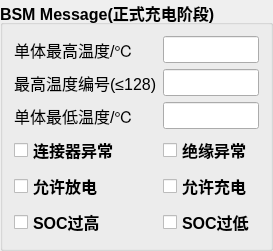
    <widget class="QGroupBox" name="groupBox_9">
     <property name="geometry">
      <rect>
       <x>870</x>
       <y>180</y>
       <width>273</width>
       <height>247</height>
      </rect>
     </property>
     <property name="font">
      <font>
       <pointsize>12</pointsize>
       <weight>75</weight>
       <bold>true</bold>
      </font>
     </property>
     <property name="title">
      <string>BSM Message(正式充电阶段)</string>
     </property>
     <layout class="QGridLayout" name="gridLayout_3">
      <item row="0" column="0">
       <widget class="QLabel" name="label1_9">
        <property name="font">
         <font>
          <pointsize>12</pointsize>
          <weight>50</weight>
          <bold>false</bold>
         </font>
        </property>
        <property name="text">
         <string>单体最高温度/℃</string>
        </property>
        <property name="buddy">
         <cstring>lineEdit2_1</cstring>
        </property>
       </widget>
      </item>
      <item row="0" column="1">
       <widget class="QLineEdit" name="lineEdit1_3">
        <property name="maximumSize">
         <size>
          <width>100</width>
          <height>16777215</height>
         </size>
        </property>
       </widget>
      </item>
      <item row="1" column="0">
       <widget class="QLabel" name="label1_58">
        <property name="font">
         <font>
          <pointsize>12</pointsize>
          <weight>50</weight>
          <bold>false</bold>
         </font>
        </property>
        <property name="text">
         <string>最高温度编号(≤128)</string>
        </property>
        <property name="buddy">
         <cstring>lineEdit2_1</cstring>
        </property>
       </widget>
      </item>
      <item row="1" column="1">
       <widget class="QLineEdit" name="lineEdit1_28">
        <property name="maximumSize">
         <size>
          <width>100</width>
          <height>16777215</height>
         </size>
        </property>
       </widget>
      </item>
      <item row="2" column="0">
       <widget class="QLabel" name="label1_63">
        <property name="font">
         <font>
          <pointsize>12</pointsize>
          <weight>50</weight>
          <bold>false</bold>
         </font>
        </property>
        <property name="text">
         <string>单体最低温度/℃</string>
        </property>
        <property name="buddy">
         <cstring>lineEdit2_1</cstring>
        </property>
       </widget>
      </item>
      <item row="2" column="1">
       <widget class="QLineEdit" name="lineEdit1_31">
        <property name="maximumSize">
         <size>
          <width>100</width>
          <height>16777215</height>
         </size>
        </property>
       </widget>
      </item>
      <item row="3" column="0">
       <widget class="QCheckBox" name="checkBox1_13">
        <property name="text">
         <string>连接器异常</string>
        </property>
       </widget>
      </item>
      <item row="3" column="1">
       <widget class="QCheckBox" name="checkBox1_14">
        <property name="text">
         <string>绝缘异常</string>
        </property>
       </widget>
      </item>
      <item row="4" column="0">
       <widget class="QCheckBox" name="checkBox1_1">
        <property name="font">
         <font>
          <weight>75</weight>
          <bold>true</bold>
         </font>
        </property>
        <property name="text">
         <string>允许放电</string>
        </property>
        <property name="checkable">
         <bool>true</bool>
        </property>
        <property name="checked">
         <bool>false</bool>
        </property>
       </widget>
      </item>
      <item row="4" column="1">
       <widget class="QCheckBox" name="checkBox1_17">
        <property name="font">
         <font>
          <weight>75</weight>
          <bold>true</bold>
         </font>
        </property>
        <property name="styleSheet">
         <string notr="true"/>
        </property>
        <property name="text">
         <string>允许充电</string>
        </property>
        <property name="checkable">
         <bool>true</bool>
        </property>
        <property name="checked">
         <bool>false</bool>
        </property>
       </widget>
      </item>
      <item row="5" column="0">
       <widget class="QCheckBox" name="checkBox1_16">
        <property name="text">
         <string>SOC过高</string>
        </property>
       </widget>
      </item>
      <item row="5" column="1">
       <widget class="QCheckBox" name="checkBox1_15">
        <property name="font">
         <font>
          <weight>75</weight>
          <bold>true</bold>
         </font>
        </property>
        <property name="text">
         <string>SOC过低</string>
        </property>
       </widget>
      </item>
     </layout>
    </widget>
